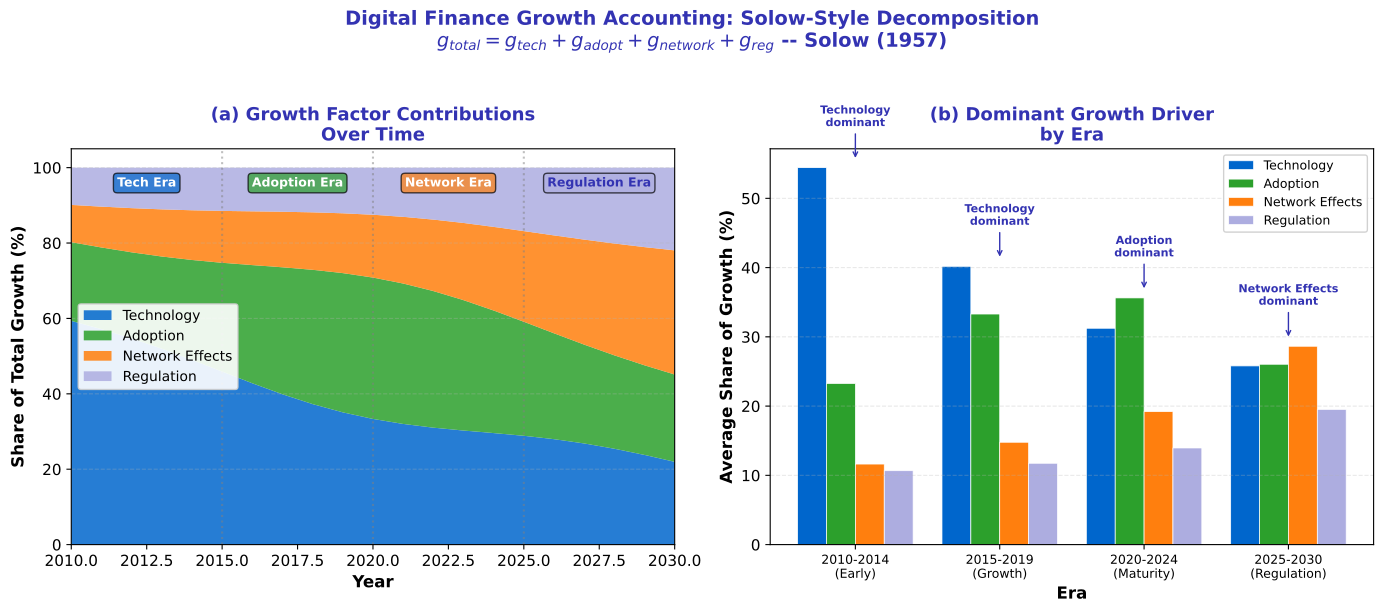

This chart was generated by the following Python code:
r"""Digital Finance Growth Decomposition: Solow-Style Accounting

Multi-panel override: comparative statics requires simultaneous visibility

Panel (a): Stacked area chart of growth factor contributions over time.
Panel (b): Dominant growth driver by era (bar chart).

Economic Model:
$g_{total} = g_{tech} + g_{adopt} + g_{network} + g_{reg}$.
Based on Solow (1957).
"""
import matplotlib.pyplot as plt
import numpy as np
from pathlib import Path

np.random.seed(42)

plt.rcParams.update({
    'font.size': 12, 'axes.labelsize': 12, 'axes.titlesize': 13,
    'xtick.labelsize': 11, 'ytick.labelsize': 11, 'legend.fontsize': 11,
    'figure.dpi': 150
})

MLPURPLE = '#3333B2'
MLBLUE = '#0066CC'
MLORANGE = '#FF7F0E'
MLGREEN = '#2CA02C'
MLRED = '#D62728'
MLLAVENDER = '#ADADE0'

# Time period: 2010-2030
years = np.arange(2010, 2031)
t = years - 2010  # 0..20

# Growth contributions (percentage points of total growth)
# Technology: 60% early -> 20% late
g_tech = 60 - 2.0 * t
g_tech = np.clip(g_tech, 20, 60)

# Adoption: 20% -> peaks 40% around 2020, then stabilizes
g_adopt = 20 + 25 * np.exp(-0.5 * ((t - 10) / 4)**2)

# Network: 10% -> 30% (grows steadily)
g_network = 10 + 1.0 * t
g_network = np.clip(g_network, 10, 30)

# Regulation: 10% -> 20% (gradual increase)
g_reg = 10 + 0.5 * t
g_reg = np.clip(g_reg, 10, 20)

# Normalize to 100% each year
total_raw = g_tech + g_adopt + g_network + g_reg
g_tech_n = g_tech / total_raw * 100
g_adopt_n = g_adopt / total_raw * 100
g_network_n = g_network / total_raw * 100
g_reg_n = g_reg / total_raw * 100

fig, (ax1, ax2) = plt.subplots(1, 2, figsize=(14, 6))

# --- Panel (a): Stacked area ---
ax1.stackplot(years, g_tech_n, g_adopt_n, g_network_n, g_reg_n,
              labels=['Technology', 'Adoption', 'Network Effects', 'Regulation'],
              colors=[MLBLUE, MLGREEN, MLORANGE, MLLAVENDER],
              alpha=0.85)

# Era annotations
ax1.axvline(2015, color='gray', linestyle=':', alpha=0.5)
ax1.axvline(2020, color='gray', linestyle=':', alpha=0.5)
ax1.axvline(2025, color='gray', linestyle=':', alpha=0.5)
ax1.text(2012.5, 95, 'Tech Era', ha='center', fontsize=9, fontweight='bold',
         color='white',
         bbox=dict(boxstyle='round,pad=0.3', facecolor=MLBLUE, alpha=0.7))
ax1.text(2017.5, 95, 'Adoption Era', ha='center', fontsize=9, fontweight='bold',
         color='white',
         bbox=dict(boxstyle='round,pad=0.3', facecolor=MLGREEN, alpha=0.7))
ax1.text(2022.5, 95, 'Network Era', ha='center', fontsize=9, fontweight='bold',
         color='white',
         bbox=dict(boxstyle='round,pad=0.3', facecolor=MLORANGE, alpha=0.7))
ax1.text(2027.5, 95, 'Regulation Era', ha='center', fontsize=9, fontweight='bold',
         color=MLPURPLE,
         bbox=dict(boxstyle='round,pad=0.3', facecolor=MLLAVENDER, alpha=0.7))

ax1.set_xlabel('Year', fontweight='bold')
ax1.set_ylabel('Share of Total Growth (%)', fontweight='bold')
ax1.set_title('(a) Growth Factor Contributions\nOver Time', fontweight='bold', color=MLPURPLE)
ax1.legend(loc='center left', framealpha=0.9, fontsize=10)
ax1.grid(True, alpha=0.3, linestyle='--', axis='y')
ax1.set_xlim(2010, 2030)
ax1.set_ylim(0, 105)

# --- Panel (b): Dominant driver by era ---
eras = ['2010-2014\n(Early)', '2015-2019\n(Growth)', '2020-2024\n(Maturity)',
        '2025-2030\n(Regulation)']
era_ranges = [(0, 5), (5, 10), (10, 15), (15, 21)]

# Average contribution per era
era_data = {'Technology': [], 'Adoption': [], 'Network Effects': [], 'Regulation': []}
for start, end in era_ranges:
    era_data['Technology'].append(np.mean(g_tech_n[start:end]))
    era_data['Adoption'].append(np.mean(g_adopt_n[start:end]))
    era_data['Network Effects'].append(np.mean(g_network_n[start:end]))
    era_data['Regulation'].append(np.mean(g_reg_n[start:end]))

x = np.arange(len(eras))
width = 0.2
era_colors = [MLBLUE, MLGREEN, MLORANGE, MLLAVENDER]
era_labels = ['Technology', 'Adoption', 'Network Effects', 'Regulation']

for i, (label, color) in enumerate(zip(era_labels, era_colors)):
    vals = era_data[label]
    bars = ax2.bar(x + (i - 1.5) * width, vals, width, color=color,
                   label=label, edgecolor='white', linewidth=0.5)

# Mark dominant driver per era
for j, era in enumerate(eras):
    max_val = 0
    max_label = ''
    for label in era_labels:
        if era_data[label][j] > max_val:
            max_val = era_data[label][j]
            max_label = label
    ax2.annotate(f'{max_label}\ndominant',
                 xy=(j, max_val + 1), xytext=(j, max_val + 6),
                 fontsize=8, ha='center', fontweight='bold', color=MLPURPLE,
                 arrowprops=dict(arrowstyle='->', color=MLPURPLE, lw=1))

ax2.set_xlabel('Era', fontweight='bold')
ax2.set_ylabel('Average Share of Growth (%)', fontweight='bold')
ax2.set_title('(b) Dominant Growth Driver\nby Era', fontweight='bold', color=MLPURPLE)
ax2.set_xticks(x)
ax2.set_xticklabels(eras, fontsize=9)
ax2.legend(loc='upper right', framealpha=0.9, fontsize=9)
ax2.grid(True, alpha=0.3, linestyle='--', axis='y')

fig.suptitle('Digital Finance Growth Accounting: Solow-Style Decomposition\n'
             r'$g_{total} = g_{tech} + g_{adopt} + g_{network} + g_{reg}$'
             ' -- Solow (1957)',
             fontweight='bold', fontsize=14, color=MLPURPLE, y=1.02)

plt.tight_layout()
plt.savefig(Path(__file__).parent / 'chart.pdf', dpi=300, bbox_inches='tight')
plt.savefig(Path(__file__).parent / 'chart.png', dpi=150, bbox_inches='tight')
plt.close()
print("Chart saved to chart.pdf and chart.png")
